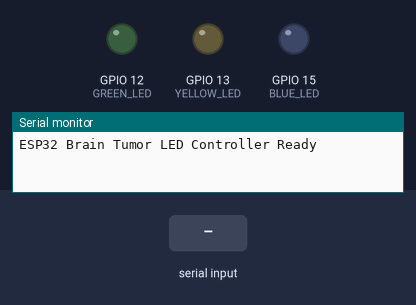
Simulated run of this sketch. Board: ESP32. On the bench: output pins drawn as LEDs (lit = HIGH), the last lines printed to the serial monitor. Inputs (shaded band) come from the test bench.

Above: at 1.2 s.
1.3 s: "NORMAL\n" received over Serial
At 2.3 s:
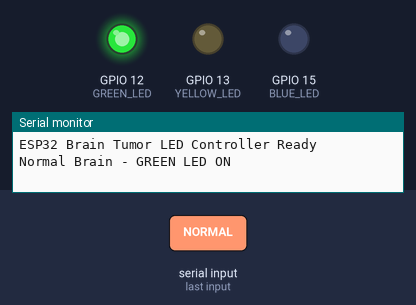
2.8 s: "GLIOMA\n" received over Serial
At 3.5 s:
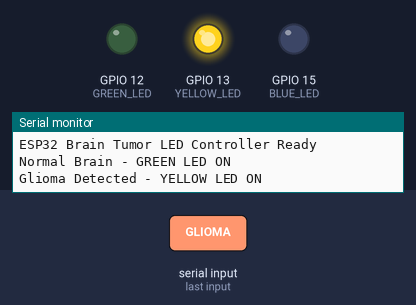
4.3 s: "MENINGIOMA\n" received over Serial
At 4.6 s:
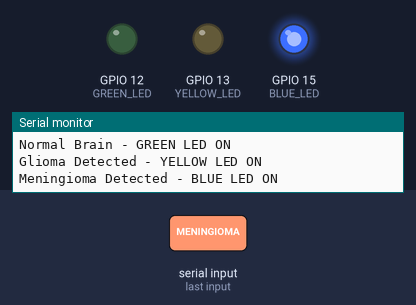
5.8 s: "PITUITARY\n" received over Serial
At 6.9 s:
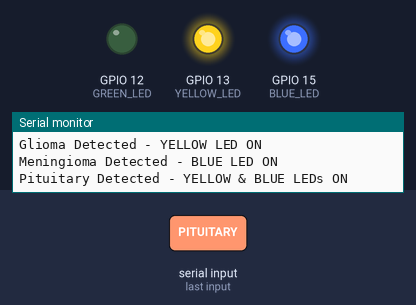
Timing chart, 0 to 8.3 s (numbered marks = the images above; inputs shaded):
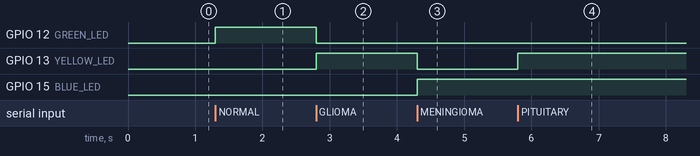

Measured:
- after the input at 1.3 s, GPIO 12 (GREEN_LED): LOW → HIGH at once
- after the input at 2.8 s, GPIO 12 (GREEN_LED): HIGH → LOW at once; GPIO 13 (YELLOW_LED): LOW → HIGH at once
- after the input at 4.3 s, GPIO 13 (YELLOW_LED): HIGH → LOW at once; GPIO 15 (BLUE_LED): LOW → HIGH at once
- after the input at 5.8 s, GPIO 13 (YELLOW_LED): LOW → HIGH at once

The sketch:

esp32_controller.ino
```cpp
#define GREEN_LED 12
#define YELLOW_LED 13
#define BLUE_LED 15

String command = "";

void setup() {
  Serial.begin(115200);

  pinMode(GREEN_LED, OUTPUT);
  pinMode(YELLOW_LED, OUTPUT);
  pinMode(BLUE_LED, OUTPUT);

  // Initialize all LEDs to OFF
  resetLEDs();

  Serial.println("ESP32 Brain Tumor LED Controller Ready");
}

void resetLEDs() {
  digitalWrite(GREEN_LED, LOW);
  digitalWrite(YELLOW_LED, LOW);
  digitalWrite(BLUE_LED, LOW);
}

void loop() {
  if (Serial.available()) {
    command = Serial.readStringUntil('\n');
    command.trim();

    if (command == "INVALID") {
      resetLEDs();
      Serial.println("Invalid Image - All LEDs OFF");

    } else if (command == "NORMAL") {
      resetLEDs();
      digitalWrite(GREEN_LED, HIGH);
      Serial.println("Normal Brain - GREEN LED ON");

    } else if (command == "GLIOMA") {
      resetLEDs();
      digitalWrite(YELLOW_LED, HIGH);
      Serial.println("Glioma Detected - YELLOW LED ON");

    } else if (command == "MENINGIOMA") {
      resetLEDs();
      digitalWrite(BLUE_LED, HIGH);
      Serial.println("Meningioma Detected - BLUE LED ON");

    } else if (command == "PITUITARY") {
      resetLEDs();
      // Combine Yellow and Blue for Pituitary
      digitalWrite(YELLOW_LED, HIGH);
      digitalWrite(BLUE_LED, HIGH);
      Serial.println("Pituitary Detected - YELLOW & BLUE LEDs ON");
    }
  }
}
```
